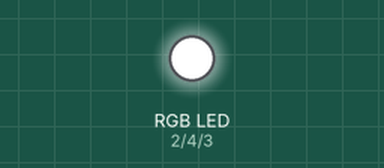
A sketch run on a simulated Arduino Uno, built with avr-gcc and run on an emulated ATmega328P. On the bench: an RGB LED mixed from three pins (HIGH = lit).

Above: at 0.1 s.
At 3.9 s:
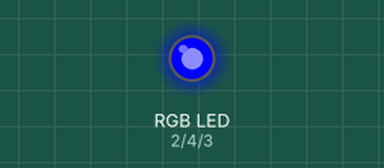
At 11.6 s:
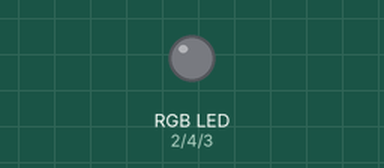
At 16.7 s:
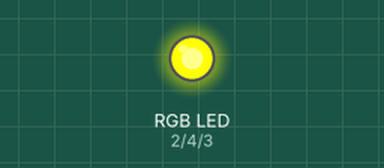
At 21.8 s:
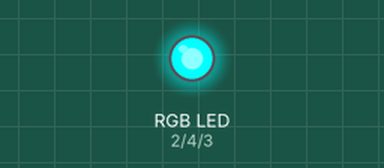
At 34.6 s:
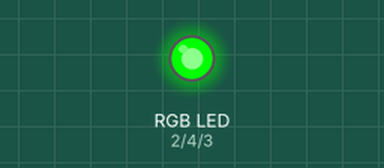
Timing chart, 0 to 40.0 s (numbered marks = the images above):
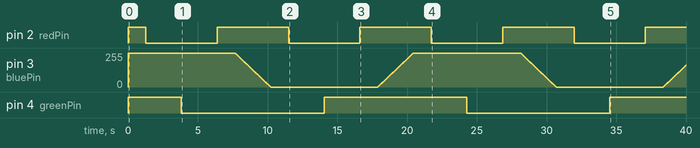

Measured:
- by itself, pin 2 (redPin): alternates HIGH for 5.1 s and LOW for 5.1 s
- by itself, pin 4 (greenPin): alternates HIGH for 10.2 s and LOW for 10.2 s

The sketch:

Led_Test_V1.ino
```cpp
// RGB LED - Automatic Color Cycling
//
// Matthew L Beckler
// matthew at mbeckler dot org

int redPin = 2;
int bluePin = 3;
int greenPin = 4;

int redIn = 0;
int greenIn = 1;
int blueIn = 2;

int redVal;
int greenVal;
int blueVal;

void setup()
{
  redVal = 255;
  greenVal = 255;
  blueVal = 255;
  update();
}

// This function updates the LED outputs.
void update()
{
  analogWrite(redPin, redVal);
  analogWrite(greenPin, greenVal);
  analogWrite(bluePin, blueVal);
}

// This function updates one of the color variables
// either getting brighter or getting dimmer.
// It also updates the outputs and delays for 10 milliseconds.
void color_morph(int* value, int get_brighter)
{
  for (int i = 0; i < 255; i++)
  {
    if (get_brighter)
      (*value)--;
    else
      (*value)++;

    update();
    delay(10);
  }
}

void loop()
{
  // start out at black (all off)
  color_morph(&redVal,   1); // transition to red
  color_morph(&greenVal, 1); // transition to yellow
  color_morph(&redVal,   0); // transition to green
  color_morph(&blueVal,  1); // transition to aqua
  color_morph(&redVal,   1); // transition to white
  color_morph(&greenVal, 0); // transition to violet
  color_morph(&redVal,   0); // transition to blue
  color_morph(&blueVal,  0); // transition to black (all off)
}
```
